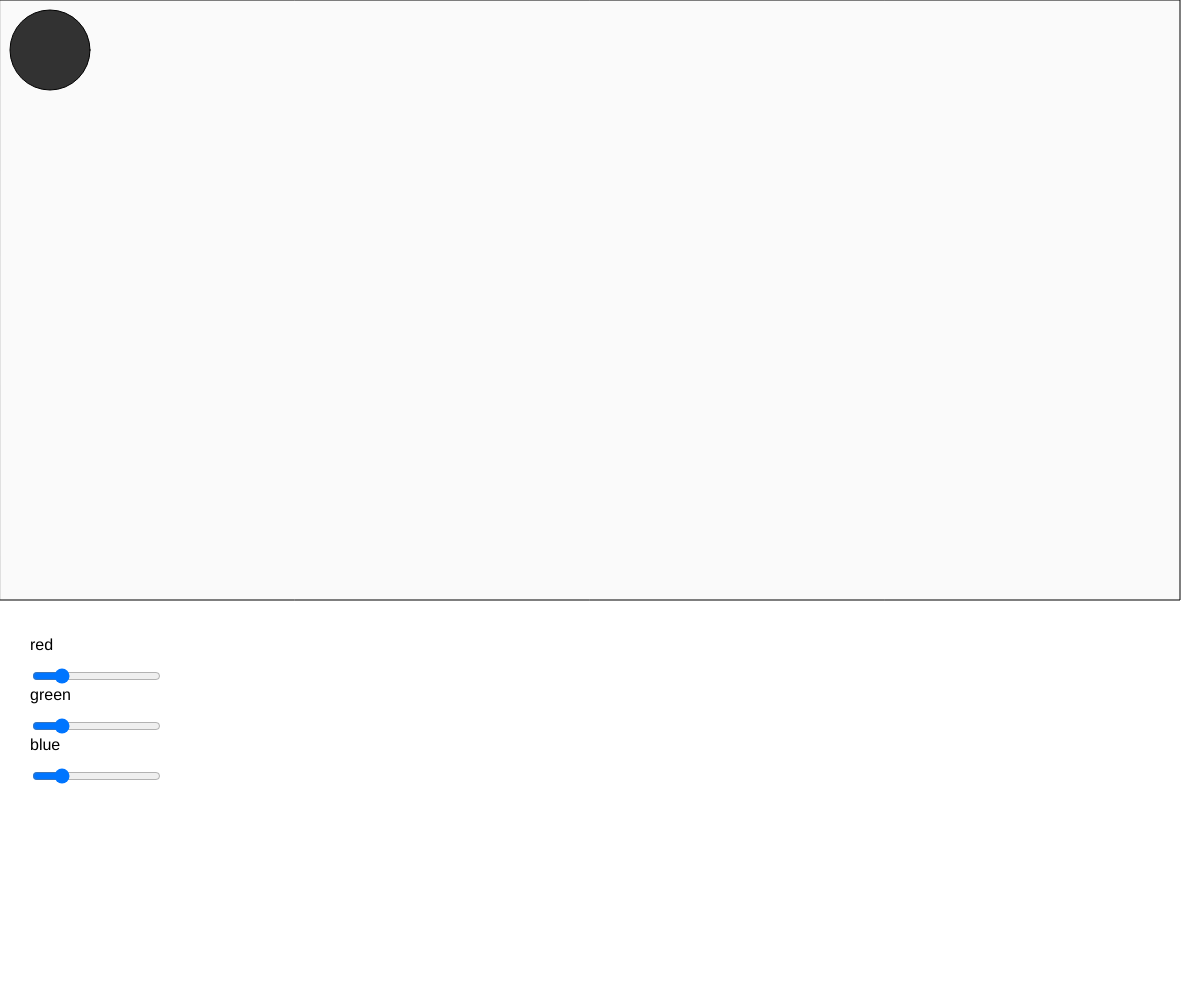
Frame 1 (no input)
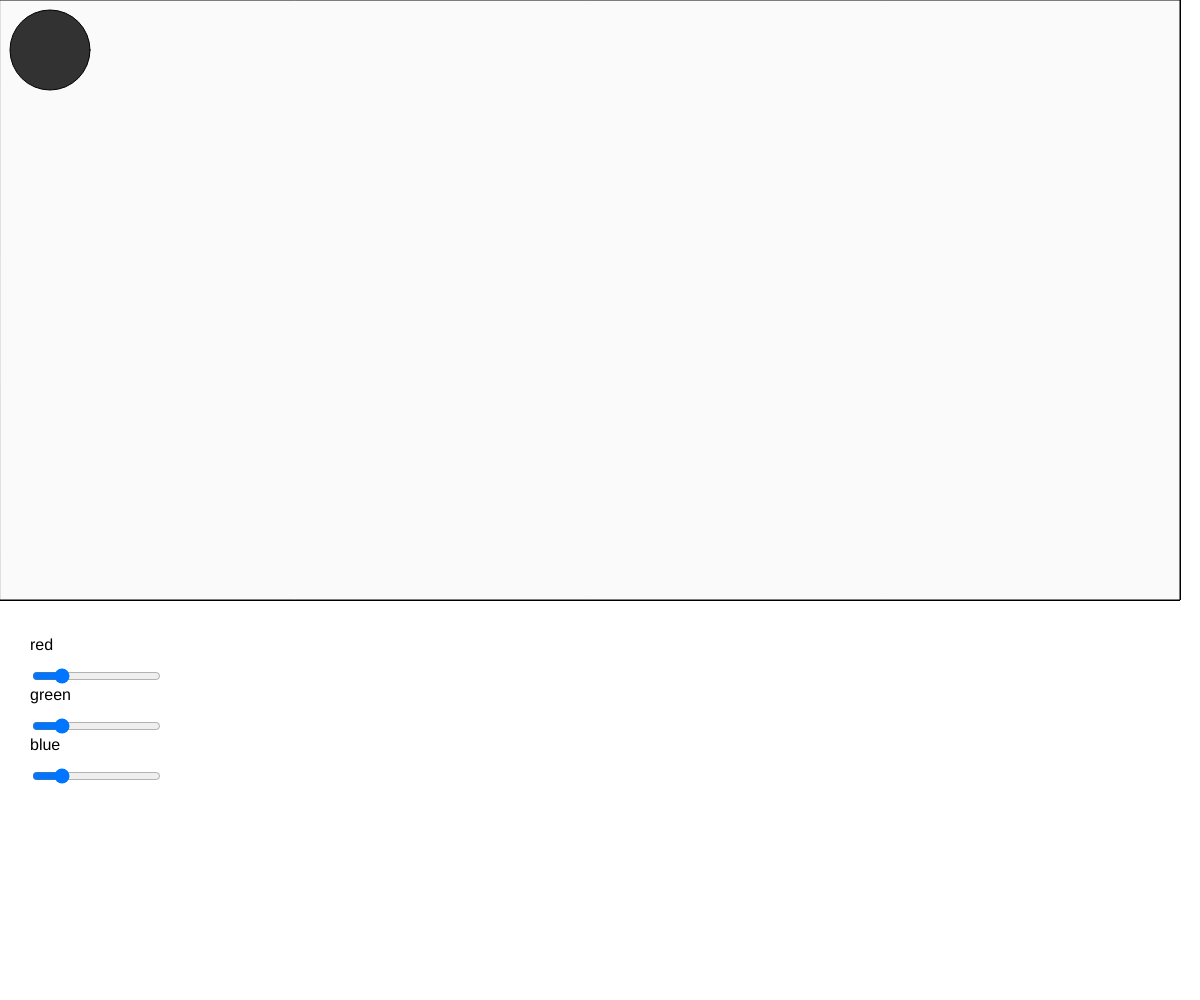
Frame 60 (no input)
Frame 120 (the mouse pressed at the canvas centre since frame 60): identical to frame 60, image omitted

The p5.js sketch that drew these frames (run headless with seeded random() and noise() and a simulated clock; from frame 60 on, the mouse is pressed at the canvas centre):

// p5.js sketch
// ── sketch.js
let redSlider,
  greenSlider,
  blueSlider;

let paintingHeight,
  paintingWidth;

const TEXT_SIZE = 16;


const sliderWithLabel = (label, x, y) => {
  text(label, x, y);

  return createSlider(0, 255)
    .position(x, y + TEXT_SIZE);
}

function setup() {
  createCanvas(windowWidth, windowHeight);
  paintingWidth = windowWidth - 20;
  paintingHeight = 600;

  textSize(TEXT_SIZE);

  redSlider   = sliderWithLabel("red", 30, paintingHeight + 50);
  greenSlider = sliderWithLabel("green", 30, paintingHeight + 100);
  blueSlider  = sliderWithLabel("blue", 30, paintingHeight + 150);
}

function draw() {
  fill(250, 250, 250);
  rect(0, 0, paintingWidth, paintingHeight);

  const red = redSlider.value();
  const green = greenSlider.value();
  const blue = blueSlider.value();

  fill(red, green, blue);
  ellipse(50, 50, 80, 80);
}

// ── style.css
header {
  font-family: "Righteous";
  height: 50vh;
  position: relative;
}

.headline {
  line-height: 8vh;
  font-size: 6vh;
  margin-top: 10vh;
  position: absolute;
  z-index: 1;
  left: 0;
  right: 0;
  text-align: center;
}


.typeform-widget__container {
  margin: -15vh 5vw 0;
  height: 80vh;
}
